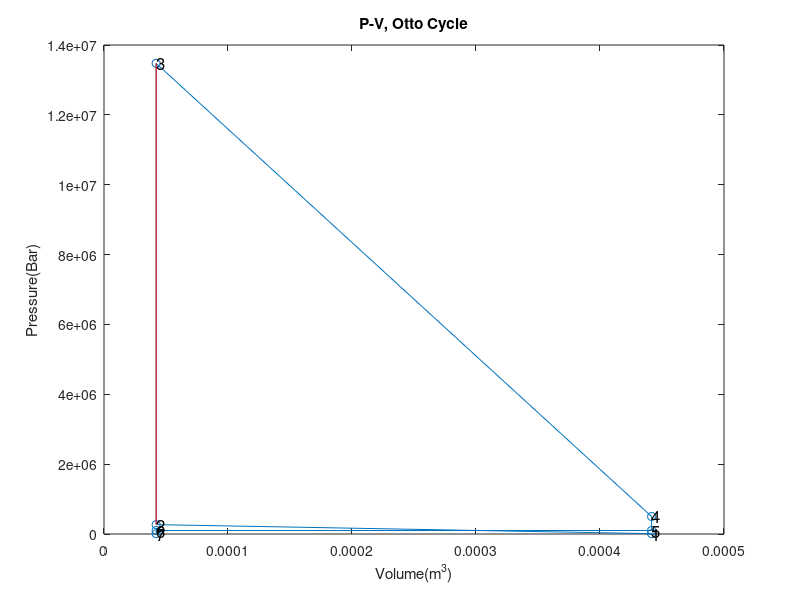
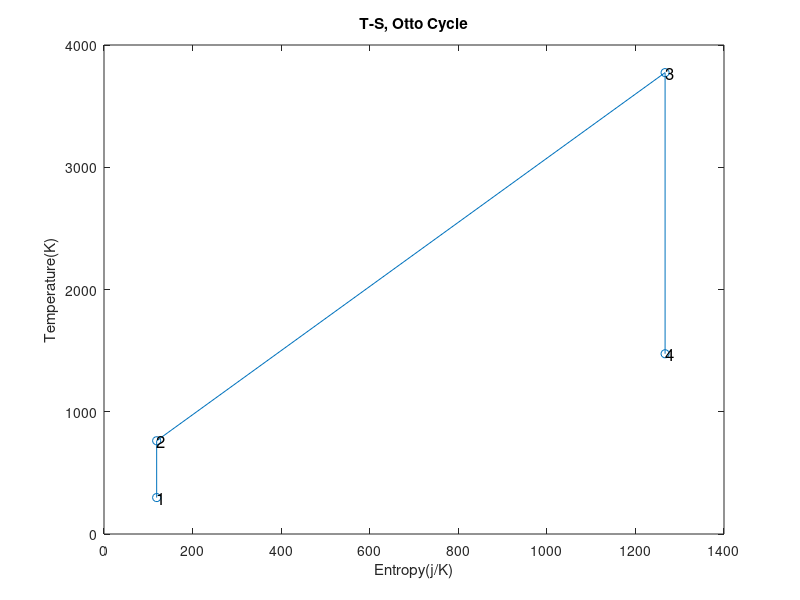
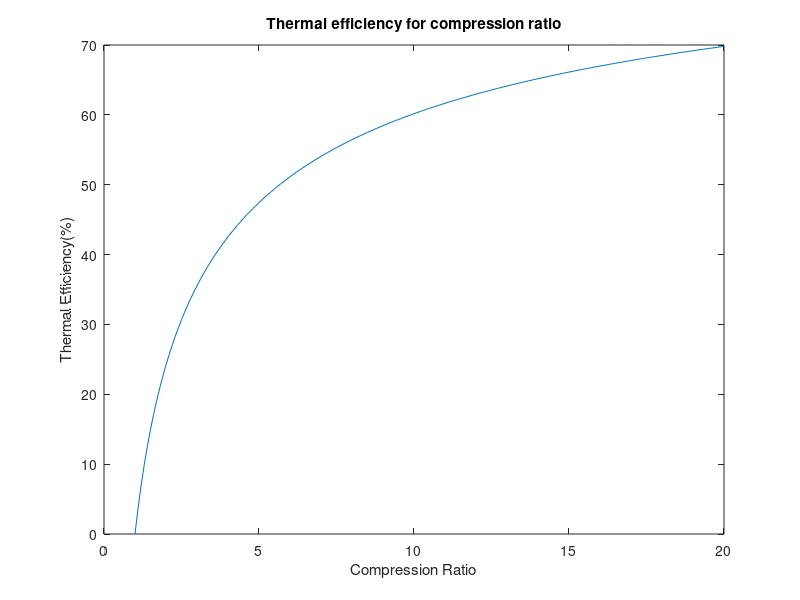

Source code (MATLAB) for these figures, in order:
clear  
close all
clc

% Inputs
% Engine Parameters
B = 77;                 % Bore(mm)
St = 85.8;              % Stroke(mm)
n_c = 4;                % Number of cylinders()
T_I = 40;               % Inlet air temperature(Deg c)
P_I = 0.918;            % Inlet air pressure(bar)(1*10^5pa)
V_E = 97;               % Volumetric Efficiency(%)
EOS = 6500;             % Engine Operating Speed(rev/min)
r_c = 10.5;             % Compression Ratio()

% Chemical Parameters
P_1 = 101325;                           % Starting Pressure(pa)
T_1 = 298;                              % Starting Temperature(K)
vs = (pi/4)*((B*10^-3)^2)*St*10^-3;     % Swept Volume(m^3)
vc = vs/(r_c-1);                        % Clearance Volume(m^3)
C_p = 1005;                             % Specific heat for constant volume(j/kg)
C_v = 718;                              % Specific heat for constant pressure(j/kg)
R = 287;                                % Gas constant of air(j/kgK)
y = C_p/C_v;                            % Specific heat ratio of air()
afr = 18.5;                             % Air to Fuel ratio()
Q_lhv = 40*10^6;                        % Lower heat value of Fuel(j/kg)

% Calculations
V_1 = vc+vs;
ma = (P_1*V_1)/(T_1*R);
mf = ma/afr;
Q_23 = Q_lhv*mf;
P_1 = 10000;
T_1 = 298;
V_1 = vs+vc;
V_2 = vc;
P_2 = P_1*(V_1/V_2)^y;
T_2 = T_1*(P_2/P_1)^((y-1)/y);
T_3 = (Q_23/(ma*C_v))+T_2;
P_3 = (ma*R*T_3)/vc;
V_3 = vc;
V_4 = vs+vc;
P_4 = P_3*(V_3/V_4)^y;
T_4 = (P_4*V_4)/(R*ma);
P_5 = 1*10^5;
V_5 = vs+vc;
T_5 = (P_5*V_5)/(ma*R);
P_6 = P_5;
V_6 = vc;
T_6 = (P_6*V_6)/(ma*R);
P_7 = P_1;
V_7 = vc;
T_7 = (P_7*V_7)/(ma*R);
T_E = (1-(1/(r_c^(y-1))))*100;      % Thermal Efficiency
S_0 = 6.86305;
S_1 = S_0+(C_p*log((60+273.15)/T_1));
S_2 = S_1;
S_23=S_2+(C_v*log((T_3-T_2)/T_2));          
S_3=S_2+(C_v*log(T_3/T_2));
S_4=S_3;
S_41=S_4+(C_v*log((T_1-T_4)/T_4));


% Plotting
% Matrix Generation
P = [P_1, P_2, P_3, P_4, P_5, P_6, P_7];
V = [V_1, V_2, V_3, V_4, V_5, V_6, V_7];
T = [T_1, T_2, T_3, T_4];
S = [S_1, S_2, S_3, S_4,];
c_r = 1:0.1:20;
Therm_E = (1-(1./(c_r.^(y-1))))*100;
% P-V Diagram
plot(V,P,'-o');
% Labelling
title('P-V, Otto Cycle')
ylabel('Pressure(Bar)')
xlabel('Volume(m^3)')
text(V_1, P_1, '1', 'Fontsize', 12)
text(V_2, P_2, '2', 'Fontsize', 12)
text(V_3, P_3, '3', 'Fontsize', 12)
text(V_4, P_4, '4', 'Fontsize', 12)
text(V_5, P_5, '5', 'Fontsize', 12)
text(V_6, P_6, '6', 'Fontsize', 12)
text(V_7, P_7, '7', 'Fontsize', 12)
Thermal_Efficiency = sprintf('%f',T_E);
hold on 
% Combustion Process
plot([V_2, V_3], [P_2, P_3],'r-')
hold off
% T-S Diagram
figure;
plot(S,T,'-o')
title('T-S, Otto Cycle')
ylabel('Temperature(K)')
xlabel('Entropy(j/K)')
text(S_1, T_1, '1', 'Fontsize', 12)
text(S_2, T_2, '2', 'Fontsize', 12)
text(S_3, T_3, '3', 'Fontsize', 12)
text(S_4, T_4, '4', 'Fontsize', 12)
% Thermal Efficiency vs Compression Ratio
figure;
plot(c_r,Therm_E)
% Labelling
title('Thermal efficiency for compression ratio')
ylabel('Thermal Efficiency(%)')
xlabel('Compression Ratio')

